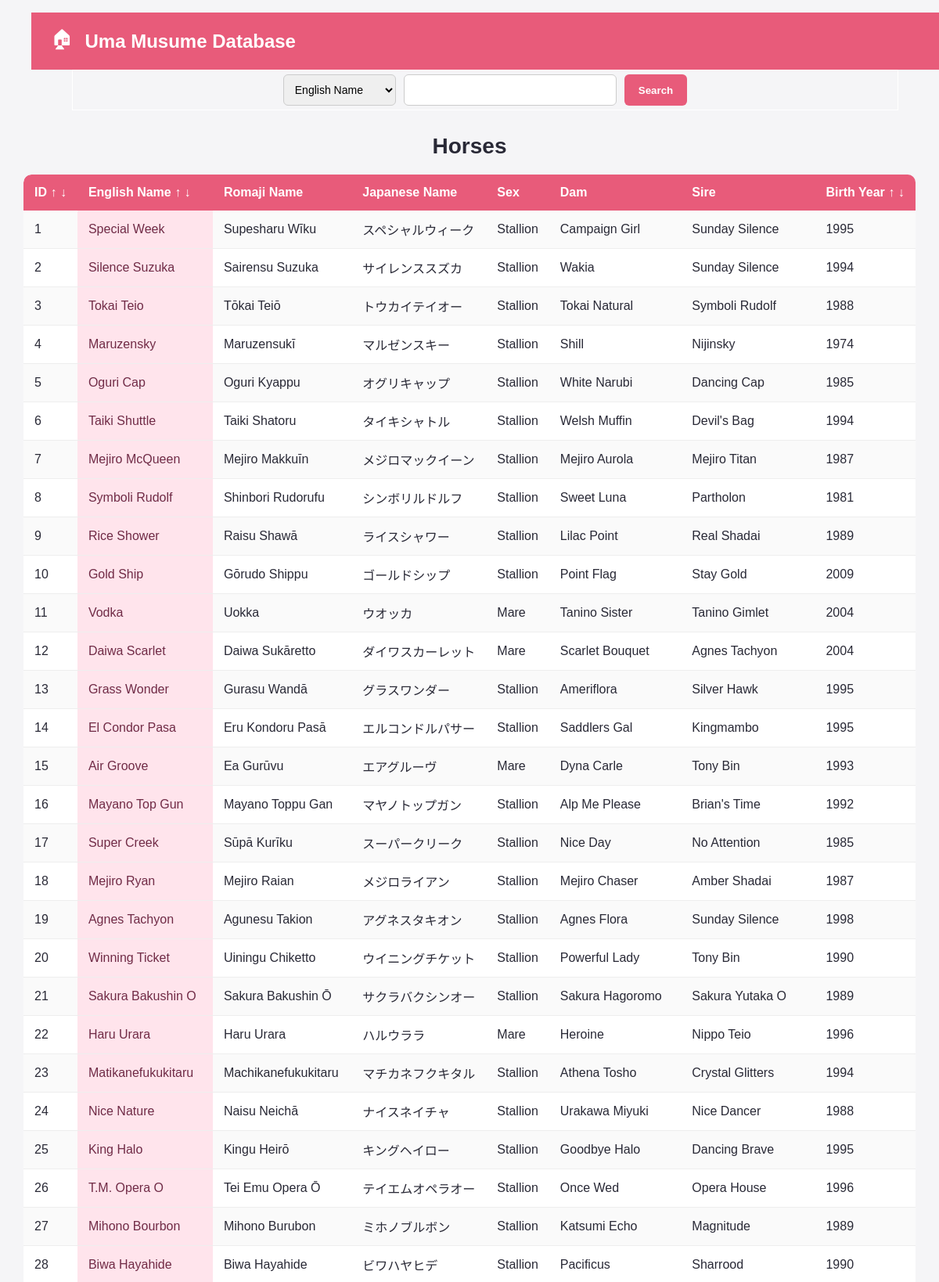
The page /horses (upper part) on the database its author committed.
### tables this page shows
CREATE TABLE "umamusume"
(
    id                integer
        constraint umamusume_pk
            primary key autoincrement,
    eng_name          text,
    rom_name          text,
    jap_name          text,
    star_rarity       integer,
    voice_actor       text,
    birthday          text,
    height            integer,
    measurements      text,
    character_weight  text,
    shoe_size         text,
    roommate          text,
    emoji             text,
    likes             text,
    dislikes          text,
    ears              text,
    tail              text,
    family            text,
    personal_rule     text,
    background        text,
    secrets           text,
    global_status     boolean,
    strategy_aptitude text,
    distance_aptitude text,
    surface_aptitude  text,
    unique_skill      text,
    alt_outfits       text,
    birth_year        text,
    sex               text,
    dam               text,
    sire              text,
    horse_weight      integer,
    country           text,
    jockey            text,
    owner             text,
    farm              text,
    record            text,
    total_earnings    integer,
    notable_wins      text,
    offspring         integer,
    deceased_status   boolean
);

### app.py (the view)
@app.route('/horses')
def render_horses():
    query = "SELECT id, eng_name, rom_name, jap_name, sex, dam, sire, birth_year, horse_weight, country, jockey, owner, farm, record, total_earnings, notable_wins, offspring, deceased_status FROM umamusume"
    con = create_connection(DATABASE)
    cur = con.cursor()
    cur.execute(query)
    horse_list = cur.fetchall()
    con.close()
    return render_template("horses.html",horses=horse_list)

### app.py (called while the page is built)
def create_connection(db_file):
   try:
       connection = sqlite3.connect(db_file)
       return connection
   except Error as e:
       print(e)
   return None

### templates/horses.html (shortened to what this page needs)
<!DOCTYPE html>
<html lang="en">
<head>
    <link rel="stylesheet" href="/static/css/style.css">
</head>
<body>
<ul>
    <header>
        <a href="/" class="home-button">🏠︎</a>
        <h1>Uma Musume Database</h1>
    </header>
    <form action="/search_horses" method="POST">
    <select name="column">
        <option value="eng_name">English Name</option>
    </select>
        <input type="text" name="search">
        <button type="submit">Search</button>
    </form>
</ul>
<h2>Horses</h2>
<div class="table-container">
    <table>
        <tr>
            <th>
                ID
                <a href="/sort_horses?column=ID&order=ASC">↑</a>
                <a href="/sort_horses?column=ID&order=DESC">↓</a>
            </th>
            <th>
                English Name
                <a href="/sort_horses?column=eng_name&order=ASC">↑</a>
                <a href="/sort_horses?column=eng_name&order=DESC">↓</a>
            </th>
            <th>Romaji Name</th>
            <th>Japanese Name</th>
            <th>Sex</th>
            <th>Dam</th>
            <th>Sire</th>
            <th>
                Birth Year
                <a href="/sort_horses?column=birth_year&order=ASC">↑</a>
                <a href="/sort_horses?column=birth_year&order=DESC">↓</a>
            </th>
        </tr>
        {% for horse in horses %}
        <tr>
            <td>{{ horse[0] }}</td>
            <td>{{ horse[1] }}</td>
            <td>{{ horse[2] }}</td>
            <td>{{ horse[3] }}</td>
            <td>{{ horse[4] }}</td>
            <td>{{ horse[5] }}</td>
            <td>{{ horse[6] }}</td>
            <td>{{ horse[7] }}</td>
        </tr>
        {% endfor %}
    </table>
</div>
</body>
</html>

### static/css/style.css (style rules this page uses)
form { border: 1px solid white; padding: 5px; margin: 5px; }
body { margin: 0; font-family: Arial, sans-serif; background-color: #f5f5f7; color: #292936; }
header { background-color: #e85b7a; padding: 15px 25px; color: white; display: flex; align-items: center; }
header h1 { margin: 0; font-size: 24px; }
.home-button { color: white; text-decoration: none; font-size: 25px; margin-right: 15px; }
h2 { text-align: center; margin: 30px 0 20px; font-size: 28px; }
form { width: 90%; margin: 0 auto 25px; display: flex; justify-content: center; gap: 10px; }
select, input { padding: 10px; border: 1px solid #ccc; border-radius: 6px; font-size: 14px; }
input { width: 250px; }
button { padding: 10px 18px; border: none; border-radius: 6px; background-color: #e85b7a; color: white; cursor: pointer; font-weight: bold; }
table { width: 95%; margin: auto; border-collapse: collapse; background-color: white; box-shadow: 0 4px 15px rgba(0, 0, 0, 0.1); border-radius: 10px; overflow: hidden; }
th { background-color: #e85b7a; color: white; padding: 14px; text-align: left; white-space: nowrap; }
td { padding: 12px 14px; border-bottom: 1px solid #eeeeee; white-space: nowrap; }
tr:nth-child(even) { background-color: #fafafa; }
.table-container { width: 95%; margin: auto; overflow-x: auto; border-radius: 10px; }
th a { color: white; text-decoration: none; }
td:nth-child(2) { position: sticky; left: 0; background-color: #ffe4ec; color: #702b46; z-index: 2; }
th:nth-child(2) { background-color: #e85b7a; color: white; }

### rows shown on the page
umamusume: id "1", eng_name "Special Week", rom_name "Supesharu Wīku", jap_name "スペシャルウィーク", sex "Stallion", dam "Campaign Girl", sire "Sunday Silence", birth_year "1995"
umamusume: id "2", eng_name "Silence Suzuka", rom_name "Sairensu Suzuka", jap_name "サイレンススズカ", sex "Stallion", dam "Wakia", sire "Sunday Silence", birth_year "1994"
umamusume: id "3", eng_name "Tokai Teio", rom_name "Tōkai Teiō", jap_name "トウカイテイオー", sex "Stallion", dam "Tokai Natural", sire "Symboli Rudolf", birth_year "1988"
umamusume: id "4", eng_name "Maruzensky", rom_name "Maruzensukī", jap_name "マルゼンスキー", sex "Stallion", dam "Shill", sire "Nijinsky", birth_year "1974"
umamusume: id "5", eng_name "Oguri Cap", rom_name "Oguri Kyappu", jap_name "オグリキャップ", sex "Stallion", dam "White Narubi", sire "Dancing Cap", birth_year "1985"
umamusume: id "6", eng_name "Taiki Shuttle", rom_name "Taiki Shatoru", jap_name "タイキシャトル", sex "Stallion", dam "Welsh Muffin", sire "Devil's Bag", birth_year "1994"
umamusume: id "7", eng_name "Mejiro McQueen", rom_name "Mejiro Makkuīn", jap_name "メジロマックイーン", sex "Stallion", dam "Mejiro Aurola", sire "Mejiro Titan", birth_year "1987"
umamusume: id "8", eng_name "Symboli Rudolf", rom_name "Shinbori Rudorufu", jap_name "シンボリルドルフ", sex "Stallion", dam "Sweet Luna", sire "Partholon", birth_year "1981"
umamusume: id "9", eng_name "Rice Shower", rom_name "Raisu Shawā", jap_name "ライスシャワー", sex "Stallion", dam "Lilac Point", sire "Real Shadai", birth_year "1989"
umamusume: id "10", eng_name "Gold Ship", rom_name "Gōrudo Shippu", jap_name "ゴールドシップ", sex "Stallion", dam "Point Flag", sire "Stay Gold", birth_year "2009"
umamusume: id "11", eng_name "Vodka", rom_name "Uokka", jap_name "ウオッカ", sex "Mare", dam "Tanino Sister", sire "Tanino Gimlet", birth_year "2004"
umamusume: id "12", eng_name "Daiwa Scarlet", rom_name "Daiwa Sukāretto", jap_name "ダイワスカーレット", sex "Mare", dam "Scarlet Bouquet", sire "Agnes Tachyon", birth_year "2004"
umamusume: id "13", eng_name "Grass Wonder", rom_name "Gurasu Wandā", jap_name "グラスワンダー", sex "Stallion", dam "Ameriflora", sire "Silver Hawk", birth_year "1995"
umamusume: id "14", eng_name "El Condor Pasa", rom_name "Eru Kondoru Pasā", jap_name "エルコンドルパサー", sex "Stallion", dam "Saddlers Gal", sire "Kingmambo", birth_year "1995"
umamusume: id "15", eng_name "Air Groove", rom_name "Ea Gurūvu", jap_name "エアグルーヴ", sex "Mare", dam "Dyna Carle", sire "Tony Bin", birth_year "1993"
umamusume: id "16", eng_name "Mayano Top Gun", rom_name "Mayano Toppu Gan", jap_name "マヤノトップガン", sex "Stallion", dam "Alp Me Please", sire "Brian's Time", birth_year "1992"
umamusume: id "17", eng_name "Super Creek", rom_name "Sūpā Kurīku", jap_name "スーパークリーク", sex "Stallion", dam "Nice Day", sire "No Attention", birth_year "1985"
umamusume: id "18", eng_name "Mejiro Ryan", rom_name "Mejiro Raian", jap_name "メジロライアン", sex "Stallion", dam "Mejiro Chaser", sire "Amber Shadai", birth_year "1987"
umamusume: id "19", eng_name "Agnes Tachyon", rom_name "Agunesu Takion", jap_name "アグネスタキオン", sex "Stallion", dam "Agnes Flora", sire "Sunday Silence", birth_year "1998"
umamusume: id "20", eng_name "Winning Ticket", rom_name "Uiningu Chiketto", jap_name "ウイニングチケット", sex "Stallion", dam "Powerful Lady", sire "Tony Bin", birth_year "1990"
umamusume: id "21", eng_name "Sakura Bakushin O", rom_name "Sakura Bakushin Ō", jap_name "サクラバクシンオー", sex "Stallion", dam "Sakura Hagoromo", sire "Sakura Yutaka O", birth_year "1989"
umamusume: id "22", eng_name "Haru Urara", rom_name "Haru Urara", jap_name "ハルウララ", sex "Mare", dam "Heroine", sire "Nippo Teio", birth_year "1996"
umamusume: id "23", eng_name "Matikanefukukitaru", rom_name "Machikanefukukitaru", jap_name "マチカネフクキタル", sex "Stallion", dam "Athena Tosho", sire "Crystal Glitters", birth_year "1994"
umamusume: id "24", eng_name "Nice Nature", rom_name "Naisu Neichā", jap_name "ナイスネイチャ", sex "Stallion", dam "Urakawa Miyuki", sire "Nice Dancer", birth_year "1988"
umamusume: id "25", eng_name "King Halo", rom_name "Kingu Heirō", jap_name "キングヘイロー", sex "Stallion", dam "Goodbye Halo", sire "Dancing Brave", birth_year "1995"
umamusume: id "26", eng_name "T.M. Opera O", rom_name "Tei Emu Opera Ō", jap_name "テイエムオペラオー", sex "Stallion", dam "Once Wed", sire "Opera House", birth_year "1996"
umamusume: id "27", eng_name "Mihono Bourbon", rom_name "Mihono Burubon", jap_name "ミホノブルボン", sex "Stallion", dam "Katsumi Echo", sire "Magnitude", birth_year "1989"
umamusume: id "28", eng_name "Biwa Hayahide", rom_name "Biwa Hayahide", jap_name "ビワハヤヒデ", sex "Stallion", dam "Pacificus", sire "Sharrood", birth_year "1990"
